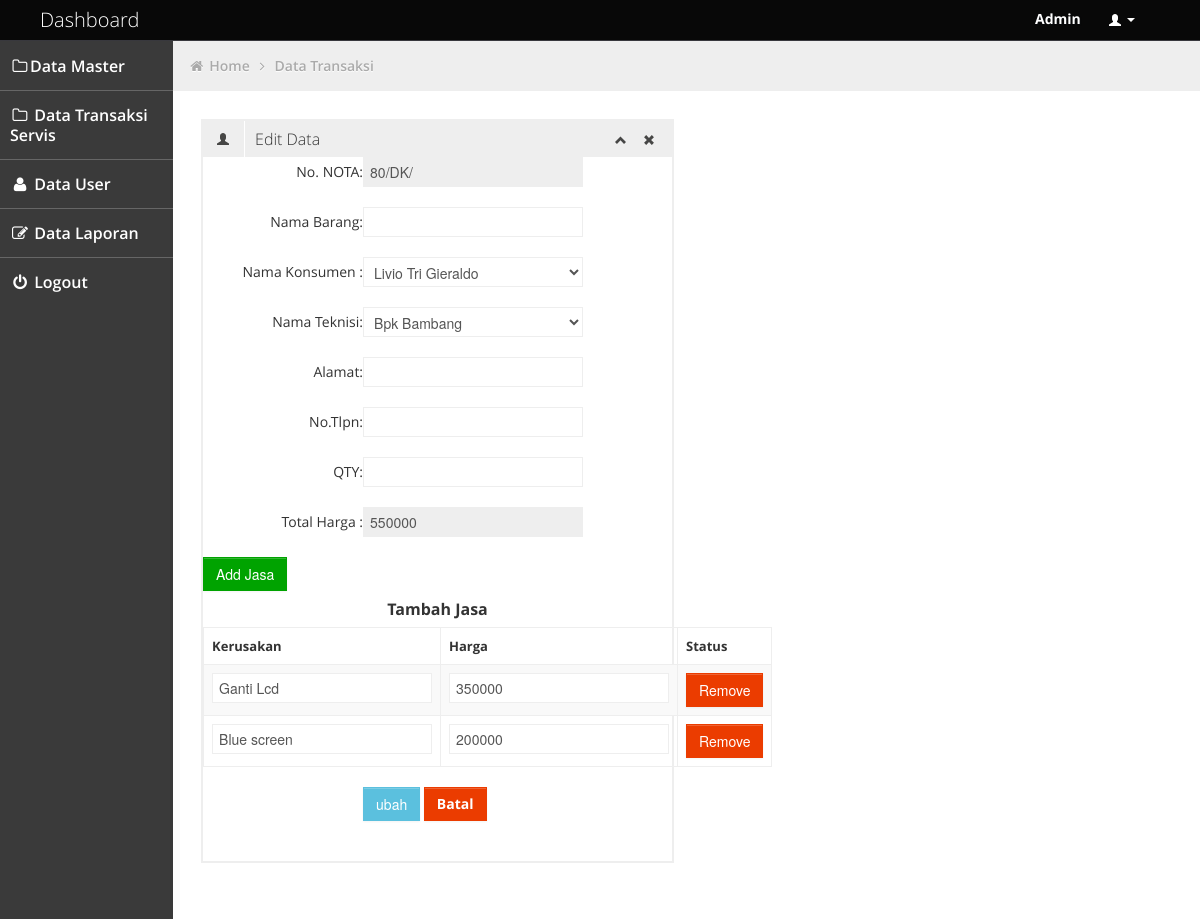
The page /admin/edit_transaksi.php (signed in) on the database its author committed.
### tables this page shows
CREATE TABLE `servis_detail` (
  `servisdetail_id` int(11) NOT NULL,
  `no_servis` int(11) NOT NULL,
  `id_jasa` char(5) NOT NULL,
  `jumlah` int(11) NOT NULL,
  `tgl_ambil` date NOT NULL
);

CREATE TABLE `jasa` (
  `no` int(10) NOT NULL,
  `kd_jasa` varchar(15) NOT NULL,
  `kerusakan` varchar(100) NOT NULL,
  `harga` int(20) NOT NULL
);

### admin/edit_transaksi.php (the view, shortened to what this page needs)
<!DOCTYPE html>
<html lang="en">
<head>
	<link id="bootstrap-style" href="../css/bootstrap.min.css" rel="stylesheet">
	<link href="../css/bootstrap-responsive.min.css" rel="stylesheet">
	<link id="base-style" href="../css/style.css" rel="stylesheet">
	<link id="base-style-responsive" href="../css/style-responsive.css" rel="stylesheet">
	<link rel="stylesheet" type="text/css" href="../css2/font.css">
</head>
<body>
	<?php include 'navbar.php'; ?>
	<div class="container-fluid-full">
		<div class="row-fluid">
			<?php include 'sidebarr.php'; ?>
			<div id="content" class="span10">
				<ul class="breadcrumb">
					<li>
						<i class="icon-home"></i>
						<a href="dashboard.php">Home</a>
						<i class="icon-angle-right"></i>
					</li>
					<li><a href="transaksi.php">Data Transaksi</a></li>
				</ul>
				<div class="row-fluid ">
					<div class="box span6">
						<div class="box-header" data-original-title>
							<h2><i class="halflings-icon user"></i><span class="break"></span>Edit Data</h2>
							<div class="box-icon">
								<a href="#" class="btn-minimize"><i class="halflings-icon chevron-up"></i></a>
								<a href="#" class="btn-close"><i class="halflings-icon remove"></i></a>
							</div>
						</div>
						<div class="">
							<form class="form-horizontal" action="../aksi/proses.php?update2" method="post">
								<div class="form-group">
									<label class="control-label col-sm-2" for="no">No. NOTA:</label>
									<div class="col-sm-10">
										<input type="text" class="form-control" name="no"
											value="<?php echo "80/DK/".$row ['0']; ?>" readonly>
									</div>
								</div><br>
								<div class="form-group">
									<label class="control-label col-sm-2" for="nm_barang">Nama Barang:</label>
									<div class="col-sm-10">
										<input type="text" class="form-control" name="nm_barang"
											value="<?php echo $row ['3']; ?>" required>
									</div>
								</div><br>
								<div class="form-group">
									<label class="control-label col-sm-2" for="nm_konsumen">Nama Konsumen :</label>
									<div class="col-sm-10">
										<select name="nm_konsumen" class="form-control" required>
											<?php
											include '../config/koneksi.php';
											$data = $conn->query("SELECT * FROM konsumen ORDER BY nm_konsumen desc");
											while ($result = $data->fetch_assoc()){
												?>
												<?php if($row['2'] == $result['nm_konsumen']){ ?>
														<option value="<?= $result['nm_konsumen']; ?>" selected><?= $result['nm_konsumen']; ?></option>
												<?php } else { ?>
														<option value="<?= $result['nm_konsumen']; ?>"><?= $result['nm_konsumen']; ?></option>
												<?php } ?>
											<?php
											}
												?>
										</select>
									</div>
								</div><br>
								<div class="form-group">
									<label class="control-label col-sm-2" for="nm_teknisi">Nama Teknisi:</label>
									<div class="col-sm-10">
										<select name="nm_teknisi" class="form-control" required>
											<?php
											include '../config/koneksi.php';
											$data = $conn->query("SELECT * FROM teknisi");
											while ($result = $data->fetch_assoc()){
												?>
												<?php if($row['1'] == $result['nm_teknisi']){ ?>
														<option value="<?= $result['nm_teknisi']; ?>" selected><?= $result['nm_teknisi']; ?></option>
												<?php } else { ?>
														<option value="<?= $result['nm_teknisi']; ?>"><?= $result['nm_teknisi']; ?></option>
												<?php } ?>
												<?php
											}
												?>
										</select>
									</div>
								</div><br>
								<div class="form-group">
									<label class="control-label col-sm-2" for="alamat">Alamat:</label>
									<div class="col-sm-10">
										<input type="text" class="form-control" name="alamat"
											value="<?php echo $row ['4']; ?>" required>
									</div>
								</div><br>
								<div class="form-group">
									<label class="control-label col-sm-2" for="telp">No.Tlpn:</label>
									<div class="col-sm-10">
										<input type="text" class="form-control" name="tlpn"
											value="<?php echo $row ['5']; ?>" required>
									</div>
								</div><br>
								<div class="form-group">
									<label class="control-label col-sm-2" for="qty">QTY:</label>
									<div class="col-sm-10">
										<input type="text" class="form-control" name="qty"
											value="<?php echo $row ['6']; ?>" required>
									</div>
								</div><br>
								<div class="form-group">
									<label class="control-label col-sm-2" for="harga">Total Harga :</label>
									<div class="col-sm-10">
										<input type="text" class="form-control harga_js" name="harga"
											value="<?php echo $row ['9']; ?>" readonly>
									</div>
								</div><br>
								<button type="button" name="add" id="add" class="btn btn-success btn-sm">Add
									Jasa</button>
								<h5 style="text-align:center">Tambah Jasa</h5>
								<table class="table table-striped table-bordered bootstrap-datatable datatable">
									<thead>
										<tr>
											<th>
												<font size="2">Kerusakan
											</th>
											<th>
												<font size="2">Harga
											</th>
											<th>
												<font size="2">Status
											</th>
										</tr>
									</thead>
									<tbody id="user_data">
									<?php
									include '../config/koneksi.php';
									$no = 2;
									$data = $conn->query("SELECT a.*, b.* FROM servis_detail a left join jasa b on a.id_jasa = b.kd_jasa WHERE a.no_servis = '".$row['0']."' ORDER BY no_servis desc");
									while ($result = $data->fetch_assoc()){
										?>
										<tr id="row_1" class="">
											<td><font size="2"><input type="text" value="<?php echo $result['kerusakan']; ?>" name="SOD[<?php echo $no-1 ?>][]"></td>
											<td><font size="2"><input class="hrg_jasa" id="harga_jasa<?php echo $no-1 ?>" type="text" value="<?php echo $result['jumlah']; ?>" name="SOD[<?php echo $no-1 ?>][hidden_harga_jasa]"></td>
											<td><button type="button" class="btn btn-danger btn-xs remove_details" id="<?php echo $no-1 ?>">Remove</button></td>
										</tr>
										 <?php
									$no++;
									}
									?>
									</tbody>
								</table>
								<div class="form-group">
									<label class="col-sm-3 control-label">&nbsp;</label>
									<div class="col-sm-6">
										<input type="submit" name="update2" class="btn btn-sm btn-info" value="ubah">
										<a href="transaksi.php" class="btn btn-sm btn-danger"><b>Batal</b></a>
									</div>
								</div>
							</form><br>
						</div>
					</div>
				</div>
			</div>
		</div>
	</div>
</body>
</html>

### css/style.css (style rules this page uses)
body { background: #F5F5F5; color: #333; border: none; font-family: 'Open Sans', sans-serif; font-weight: 600; }
a { color: #646464; }
h2 { font-size: 16px; line-height: 16px; }
h5 { font-size: 16px; line-height: 16px; }
#content { background: #ffffff; filter: none; min-height: 100%; padding: 20px 20px; position: relative; }
.breadcrumb { margin: -28px -28px 28px -28px; line-height: 34px; background: #eee; border: 0px; color: #aaa; -webkit-box-shadow: none; -moz-box-shadow: none; box-shadow: none; -webkit-border-radius: 0px; -moz-border-radius: 0px; border-radius: 0px; }
.breadcrumb a { color: #aaa; text-shadow: 0px 1px 1px #fff; }
.box { border: 2px solid #eee; background: #fff !important; margin-bottom: 28px; }
.box-header { height: 16px; font-size: 16px; line-height: 16px; padding: 10px; background: #eee; -webkit-box-shadow: none; -moz-box-shadow: none; box-shadow: none; overflow: hidden; }
.box-header h2 { float:left; margin-top: 0px; font-weight: 300; }
.box-header h2 i { margin: 0px 3px 0px 4px; opacity: .8; filter: alpha(opacity=80); -ms-filter:"progid:DXImageTransform.Microsoft.Alpha(Opacity=80)"; }
.box-header .box-icon { float:right; margin-top: 1px; }
.box-header .box-icon i { -webkit-transition: all 0.1s ease-in-out; -moz-transition: all 0.1s ease-in-out; -o-transition: all 0.1s ease-in-out; -ms-transition: all 0.1s ease-in-out; transition: all 0.1s ease-in-out; opacity: .8; filter: alpha(opacity=80); -ms-filter:"progid:DXImageTransform.Microsoft.Alpha(Opacity=80)"; }
.box-header .box-icon a { margin: 0px 5px; }
.btn { display: inline-block; padding: 6px 12px; margin-bottom: 0; font-size: 14px; font-weight: 500; line-height: 20px; text-align: center; white-space: nowrap; vertical-align: middle; cursor: pointer; border: 1px solid #a7a9aa; -webkit-border-radius: 0px !important; border-radius: 0px !important; }
.btn { color: #ffffff; background-color: #a7a9aa; border-color: #a7a9aa; background-image: none; filter: none; text-shadow: none; }
.btn-danger { background-color: #EB3C00; border-color: #EB3C00; }
.btn-success { background-color: #00A300; border-color: #00A300; }
.btn-info { background-color: #5bc0de; border-color: #5bc0de; }
.table th, .table td { border-top: 1px solid #eee; }
.table-bordered { border-color: #eee; -webkit-border-radius: 0px !important; -moz-border-radius: 0px !important; border-radius: 0px !important; }
.table-bordered th, .table-bordered td { border-left: 1px solid #eee; }
.table-bordered thead:first-child tr:first-child > th:first-child, .table-bordered tbody:first-child tr:first-child > td:first-child, .table-bordered tbody:first-child tr:first-child > th:first-child { -webkit-border-radius: 0px !important; -moz-border-radius: 0px !important; border-radius: 0px !important; }
.table-bordered thead:first-child tr:first-child > th:last-child, .table-bordered tbody:first-child tr:first-child > td:last-child, .table-bordered tbody:first-child tr:first-child > th:last-child { -webkit-border-radius: 0px !important; -moz-border-radius: 0px !important; border-radius: 0px !important; }

### css/style-responsive.css (style rules this page uses)
@media (min-width: 1200px) { .container-fluid-full { overflow: hidden; position: relative; height: 100%; } }
@media (min-width: 1200px) { #content { width: 85.578%; padding: 28px; margin: 0px 0px; margin-left: 14.422% !important; } }

### css/halflings.css (style rules this page uses)
html, html .halflings { -webkit-font-smoothing: antialiased !important; }
.halflings-icon { display: inline-block; width: 14px; height: 14px; line-height: 14px; vertical-align: text-top; background-image: url(../img/glyphicons_halflings.svg); background-position: 0 0; background-repeat: no-repeat; vertical-align: top; *display: inline; *zoom: 1; *margin-right: .3em; }
.halflings-icon.user { background-position: -168px 0; }
.halflings-icon.remove { background-position: -312px 0; }
.halflings-icon.chevron-up { background-position: -288px -120px; }

### rows shown on the page
servis_detail: kerusakan "Ganti Lcd", jumlah "350000"
servis_detail: kerusakan "Blue screen", jumlah "200000"

### other values the page prints
$_SESSION['level'] "Admin"
form field nm_konsumen "Livio Tri Gieraldo"
form field nm_teknisi "Bpk Bambang"
